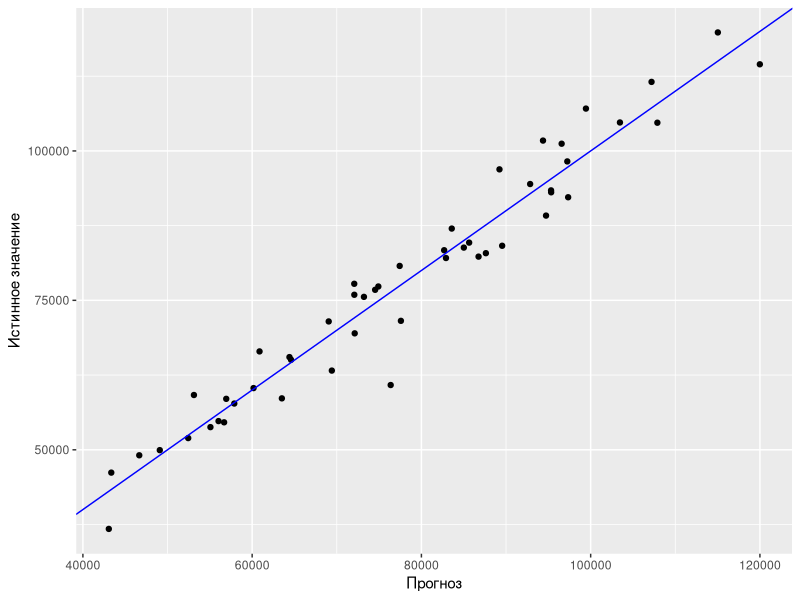
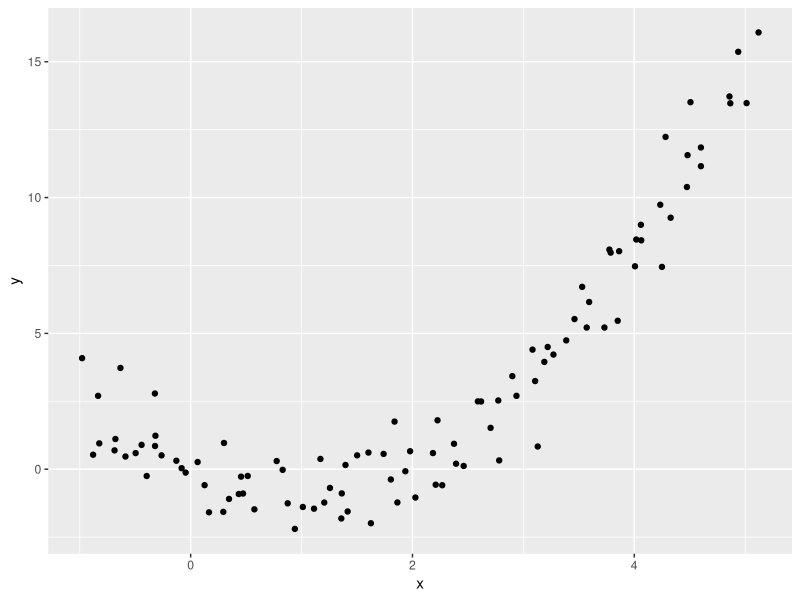
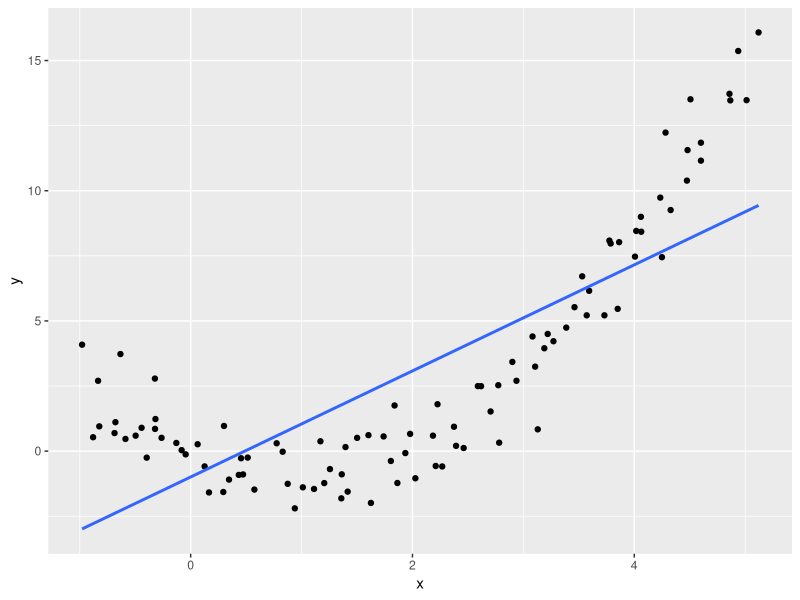
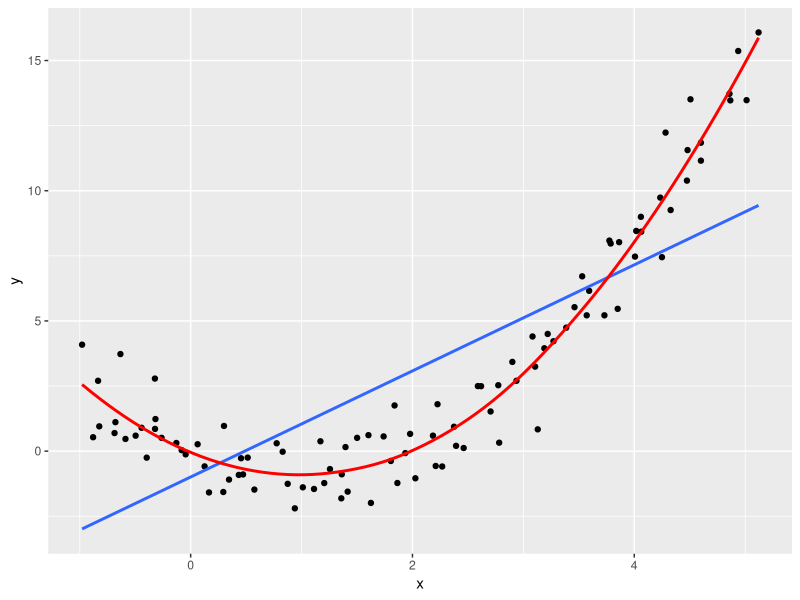
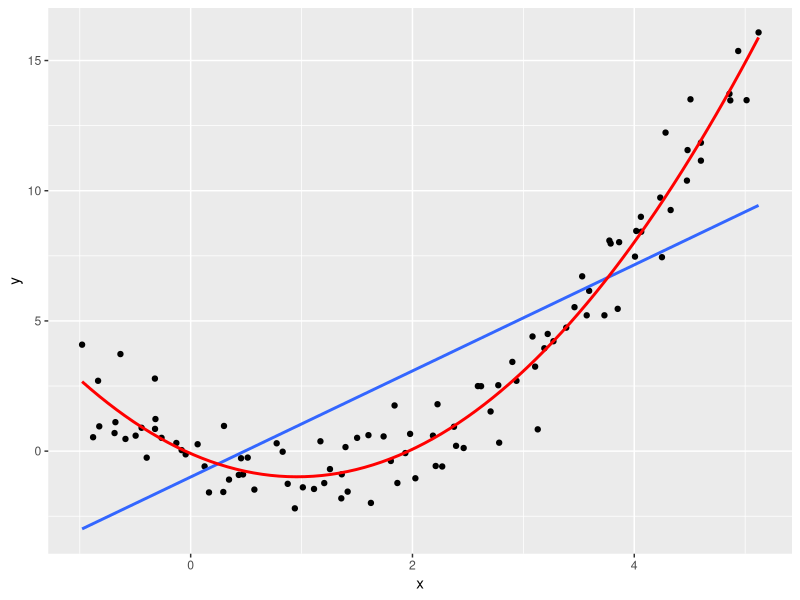
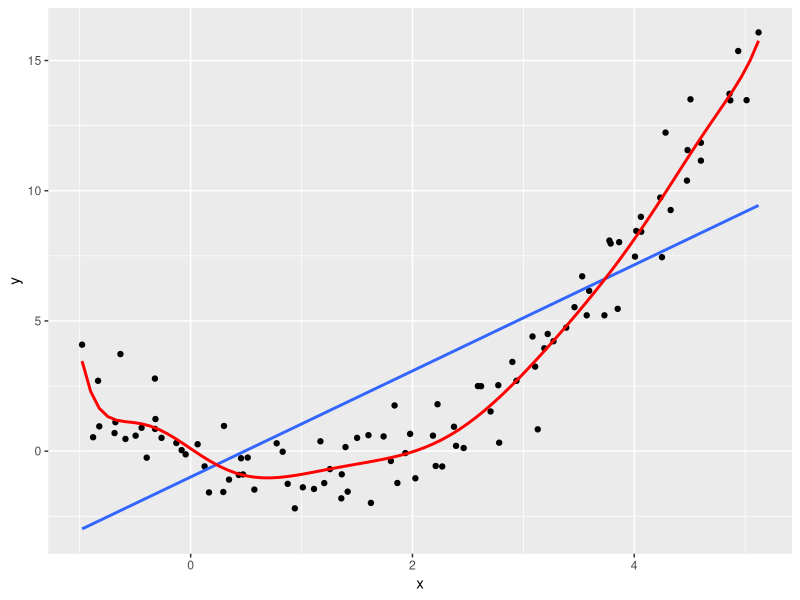
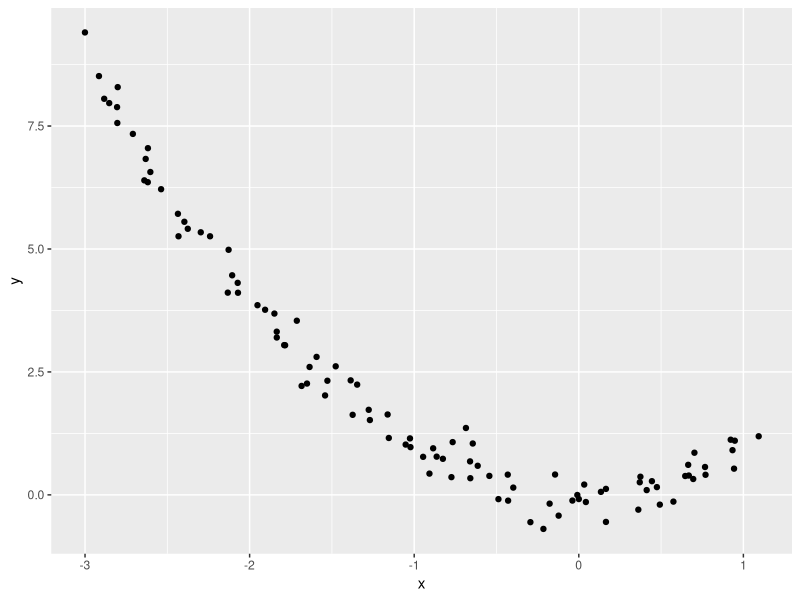
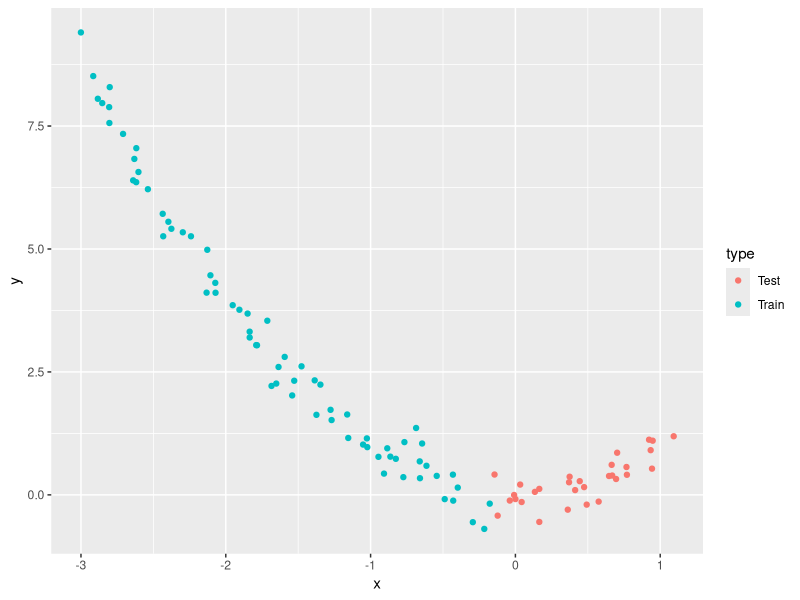

Write the R code that produced these figures, in order.
## ---- chunk 1
knitr::opts_chunk$set(echo = TRUE, warning = FALSE, message = FALSE, error = TRUE)
## ---- chunk 2
library(tibble)
library(dplyr)
library(tidyr)
library(ggplot2)
## ---- chunk 3
set.seed(42)
n <- 50
data <- tibble(education = seq(7, 20, length.out = n) + rnorm(n, sd = 2),
               income = 10000 + 5000 * education + rnorm(n, sd = 5000))
## ---- chunk 4
model <- lm(income ~ education, data = data)
model
## ---- chunk 5
data$pred_income <- predict(model, data)
data$pred_income
## ---- chunk 6
ggplot(data, aes(x = pred_income, y = income)) +
  geom_point() +
  geom_abline(color = "blue") + 
  xlab('Прогноз') + 
  ylab('Истинное значение')
## ---- chunk 7
library(Metrics)

rmse(data$income, data$pred_income)
mae(data$income, data$pred_income)
## ---- chunk 8
mean(data$income)
## ---- chunk 9
mape(data$income, data$pred_income)
## ---- chunk 10
n <- 100
df <- tibble(x = seq(-1, 5, length.out = n) + rnorm(n, sd = 0.1),
             y = x^2 - 2*x + rnorm(n))

ggplot(df, aes(x, y)) + 
  geom_point()
## ---- chunk 11
ggplot(df, aes(x, y)) + 
  geom_point() +
  geom_smooth(method = 'lm', se = F)
## ---- chunk 12
ggplot(df, aes(x, y)) + 
  geom_point() +
  geom_smooth(method = 'lm', se = F) + 
  geom_smooth(se = F, color = 'red')
## ---- chunk 13
df <- df %>%
  mutate(x2 = x**2)
model <- lm(y ~ x + x2, data = df)
model
## ---- chunk 14
model <- lm(y ~ x + I(x^2), data = df)
model
## ---- chunk 15
model <- lm(y ~ poly(x, 2, raw=T), data = df)
model
## ---- chunk 16
ggplot(df, aes(x, y)) + 
  geom_point() +
  geom_smooth(method = 'lm', se = F) +
  geom_smooth(method = 'lm', formula = y ~ poly(x, 2, raw=T), se = F, col='red')
## ---- chunk 17
ggplot(df, aes(x, y)) + 
  geom_point() +
  geom_smooth(method = 'lm', se = F) +
  geom_smooth(method = 'lm', formula = y ~ poly(x, 10, raw=T), se = F, col='red')
## ---- chunk 18
model <- lm(y ~ poly(x, 10, raw=T), data = df)
## ---- chunk 19
n <- 100
df <- tibble(x = seq(-3, 1, length.out = n) + rnorm(n, sd = 0.1),
             y = x^2 + rnorm(n, sd = 0.3))

ggplot(df, aes(x, y)) + 
  geom_point()
## ---- chunk 20
df <- df %>%
  arrange(x) %>%
  mutate(type = c(rep('Train', n*0.7), rep('Test', n*0.3)))
## ---- chunk 21
ggplot(df, aes(x, y, color = type)) +
  geom_point()
## ---- chunk 22
train <- df %>% filter(type == 'Train')
test <- df %>% filter(type == 'Test')

model <- lm(y ~ x, data = train)
coeff <- model$coefficients

ggplot(df, aes(x, y, color = type)) +
  geom_point() + 
  geom_abline(intercept = coeff[1], slope = coeff[2], color = 'darkgreen') + 
  ylim(-4, 10)
## ---- chunk 23
set.seed(42)
n <- 200
df <- tibble(x = seq(-3, 1, length.out = n) + rnorm(n, sd = 0.1),
             y = x^2 + rnorm(n, sd = 0.3))


library(rsample)

spliter <- initial_split(df, prop = 0.7)

train <- training(spliter)
test <- testing(spliter)

train$type <- 'Train'
test$type <- 'Test'

data <- bind_rows(train, test)
## ---- chunk 24
ggplot(data, aes(x, y, color = type)) +
  geom_point() +
  geom_smooth(data = train, se = F, formula = y ~ poly(x, 2, raw = T))
